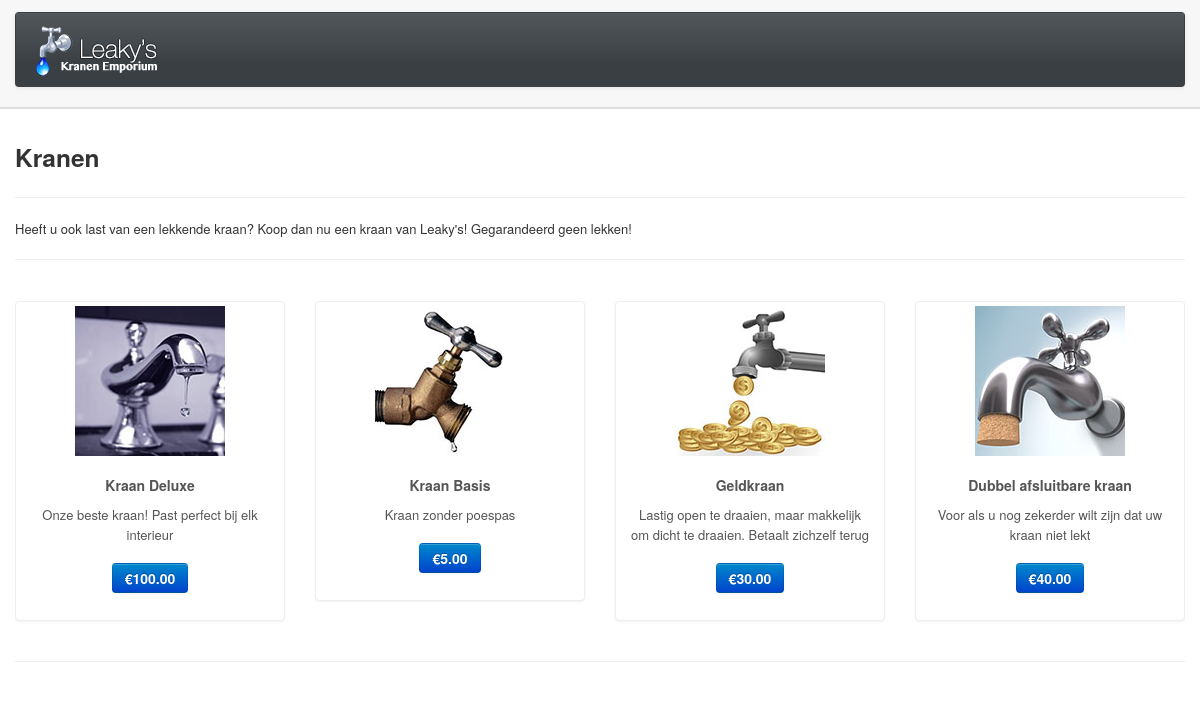
Page /webshop/index.php on the committed database.
### tables this page shows
CREATE TABLE `producten` (
  `id` int(11) NOT NULL,
  `naam` varchar(255) NOT NULL,
  `prijs` decimal(10,2) NOT NULL,
  `beschrijving` text NOT NULL,
  `afbeelding` varchar(255) NOT NULL,
  PRIMARY KEY (`id`)
);

### webshop/index.php (the view, shortened to what this page needs)
<!DOCTYPE html>
<html lang="en">
  <head>
    <link id="callCss" rel="stylesheet" href="/themes/bootshop/bootstrap.min.css" media="screen"/>
    <link href="/themes/css/base.css" rel="stylesheet" media="screen"/>
	<link href="/themes/css/bootstrap-responsive.min.css" rel="stylesheet"/>
	<link href="/themes/css/font-awesome.css" rel="stylesheet" type="text/css">
  </head>
<body>
<div id="header">
<div class="container">
<div id="welcomeLine" class="row">
</div>
<div id="logoArea" class="navbar">
  <div class="navbar-inner">
    <a class="brand" href="/webshop"><img src="/themes/images/logo.png" alt="Leaky's Kranen Emporium"/></a>
  </div>
</div>
</div>
</div>
<div id="mainBody">
	<div class="container">
	<div class="row">
	<div class="span12">
	<h3> Kranen </h3>
	<hr class="soft"/>
	<p>
        Heeft u ook last van een lekkende kraan? Koop dan nu een kraan van Leaky's! Gegarandeerd geen lekken!
	</p>
	<hr class="soft"/>
<br class="clr"/>
<div class="tab-content">
    <div class="tab-pane  active" id="blockView">
    	<ul class="thumbnails">
<?php
$connection = new mysqli('localhost', 'webshop', 'pass', 'webshop')
    or die('Kan geen verbinding maken met MySQL');
$result = $connection->query("SELECT * FROM producten")
  or die('Query error: ' . $connection->error);
while ($row = $result->fetch_array()) {
?>
			<li class="span3">
			  <div class="thumbnail">
				<a href="product_detail.php?id=<?php echo $row['id'] ?>"><img src="/themes/images/products/<?php echo $row['afbeelding']; ?>" alt=""/></a>
				<div class="caption">
				  <h5><?php echo $row['naam']?></h5>
				  <p>
					<?php echo $row['beschrijving'] ?>
				  </p>
				   <h4 style="text-align:center"><a class="btn btn-primary" href="product_detail.php?id=<?php echo $row['id'] ?>">&euro;<?php echo $row['prijs'] ?></a></h4>
				</div>
			  </div>
			</li>
<?php
}
?>
		  </ul>
	<hr class="soft"/>
	</div>
</div>
</div>
</div>
</div>
</div>
</body>
</html>

### rows in the picture
producten: afbeelding (picture), naam "Kraan Deluxe", beschrijving "Onze beste kraan! Past perfect bij elk interieur", prijs "100.00"
producten: afbeelding (picture), naam "Kraan Basis", beschrijving "Kraan zonder poespas", prijs "5.00"
producten: afbeelding (picture), naam "Geldkraan", beschrijving "Lastig open te draaien, maar makkelijk om dicht te draaien. Betaalt zichzelf terug", prijs "30.00"
producten: afbeelding (picture), naam "Dubbel afsluitbare kraan", beschrijving "Voor als u nog zekerder wilt zijn dat uw kraan niet lekt", prijs "40.00"
